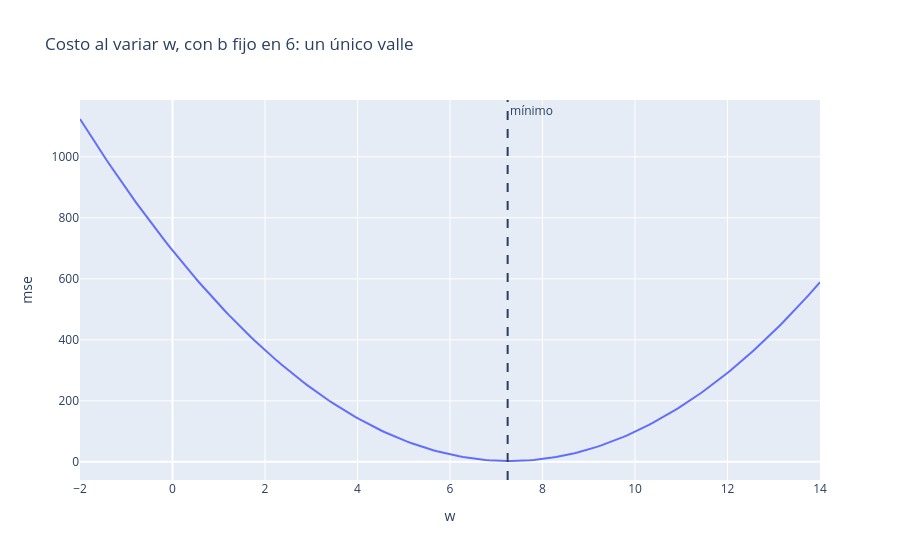

The notebook cell saved with this chart:
### Markdown cell above
El pedido P6 aporta una sola barra enorme en `error_cuadrado`: ese único dato
puede dominar por completo el entrenamiento si usas MSE, arrastrando la recta
hacia intentar "acertar" ese accidente a costa de los demás pedidos. En
`error_absoluto` el mismo dato pesa mucho más que los otros, pero no los
aplasta del todo. Esta es la razón práctica para elegir MAE, RMSE o Huber según
el problema: no es solo una preferencia matemática, es una decisión sobre qué
tan grave permites que sea un error atípico.

## 5. El costo como una superficie: por qué se puede minimizar

Cada combinación de pendiente $w$ y desplazamiento $b$ produce una recta
distinta y, por tanto, un MSE distinto. Si fijamos $b$ y probamos muchos
valores de $w$, obtenemos una curva de costo con forma de valle:

### Code cell
b_fijo = 6.0
valores_w = np.linspace(-2, 14, 200)
costo_por_w = pl.DataFrame({
    "w": valores_w,
    "mse": [mean_squared_error(y, predecir(x, w_candidato, b_fijo)) for w_candidato in valores_w],
})
mejor_fila = costo_por_w.sort("mse").head(1)
fig = px.line(costo_por_w, x="w", y="mse", title=f"Costo al variar w, con b fijo en {b_fijo:.0f}: un único valle")
fig.add_vline(x=mejor_fila["w"][0], line_dash="dash", annotation_text="mínimo")
fig.show()

### Figure 1 — Plotly figure (JSON) as saved in the notebook; plotly's stock layout.template omitted (floating-point values rounded to 4 significant figures; data arrays with more than 128 entries replaced by an {"elided": "..."} marker saying what was removed)
{"data": [{"hovertemplate": "w=%{x}<br>mse=%{y}<extra></extra>", "legendgroup": "", "line": {"color": "#636efa", "dash": "solid"}, "marker": {"symbol": "circle"}, "mode": "lines", "name": "", "orientation": "v", "showlegend": false, "type": "scatter", "x": {"elided": "200 float values"}, "xaxis": "x", "y": {"elided": "200 float values"}, "yaxis": "y"}], "layout": {"annotations": [{"showarrow": false, "text": "mínimo", "x": 7.246, "xanchor": "left", "xref": "x", "y": 1, "yanchor": "top", "yref": "y domain"}], "legend": {"tracegroupgap": 0}, "shapes": [{"line": {"dash": "dash"}, "type": "line", "x0": 7.246, "x1": 7.246, "xref": "x", "y0": 0, "y1": 1, "yref": "y domain"}], "title": {"text": "Costo al variar w, con b fijo en 6: un único valle"}, "xaxis": {"anchor": "y", "domain": [0, 1], "title": {"text": "w"}}, "yaxis": {"anchor": "x", "domain": [0, 1], "title": {"text": "mse"}}}}
